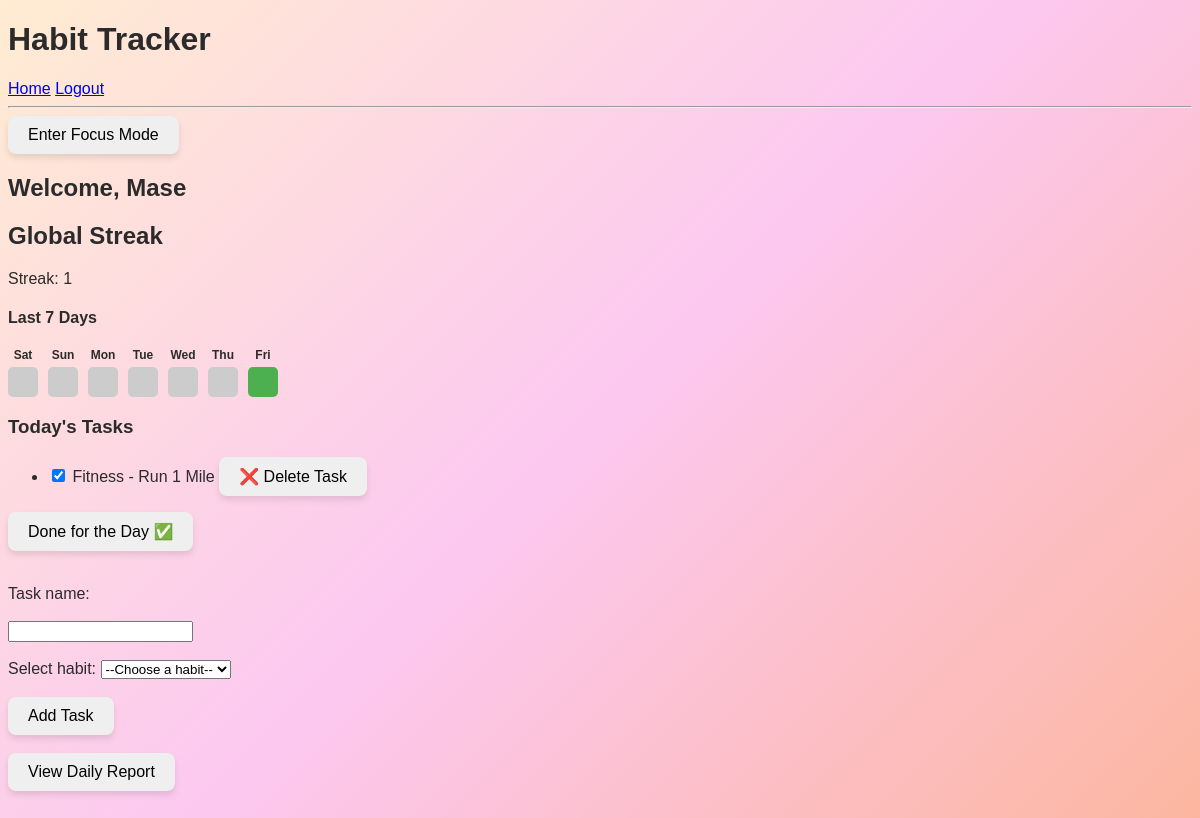
/dashboard/ (signed in), run on the app's committed database.
### tracker/models.py (models this page shows, shortened)
class UserProfile(models.Model):
    DASHBOARD_CHOICES = [
        ("minimal", "Minimal"),
        ("colorful", "Colorful"),
        ("goal", "Goal-Focused"),
    ]
    FOCUS_CHOICES = [
        ("calm", "Calm visuals"),
        ("bright", "Bright colors"),
        ("minimal", "Minimal distractions"),
        ("gentle", "Gentle animations"),
    ]
    WORK_STYLE_CHOICES = [
        ("single", "One task at a time"),
        ("pomodoro", "Short bursts (Pomodoro-style)"),
        ("long", "Long focused sessions"),
        ("free", "No strict structure"),
    ]
    user = models.OneToOneField(User, on_delete=models.CASCADE)
    nickname = models.CharField(max_length=50)
    selected_categories = models.CharField(max_length=200, blank=False, default="")
    dashboard_style = models.CharField(
        max_length=50,
        choices=DASHBOARD_CHOICES,
        default="minimal",
        blank=False
    )
    focus_preference = models.CharField(
        max_length=50,
        choices=FOCUS_CHOICES,
        default="calm",
        blank=False
    )
    work_style = models.CharField(
        max_length=50,
        choices=WORK_STYLE_CHOICES,
        default="one_task",
        blank=False
    )
    num_habits = models.PositiveIntegerField(default=3)
    streak = models.PositiveIntegerField(default=0)
    last_completed_day = models.DateField(null=True, blank=True)

class TaskLog(models.Model):
    user = models.ForeignKey(User, on_delete=models.CASCADE)
    task = models.ForeignKey('Task', on_delete=models.CASCADE)
    completed = models.BooleanField(default=False)
    duration = models.PositiveIntegerField(null=True, blank=True) # minutes
    date = models.DateField(default=timezone.now)

class Task(models.Model):
    name = models.CharField(max_length=100) # Name of the task
    habit = models.ForeignKey(Habit, on_delete=models.CASCADE) # Link task to a habit
    user = models.ForeignKey(User, on_delete=models.CASCADE) # link task to a user
    duration = models.PositiveIntegerField(null=True, blank=True) # Optional duration in minutes
    notes = models.TextField(blank=True, null=True) # Optional notes

class Habit(models.Model):
    name = models.CharField(max_length=100) # Name of the habit
    category = models.ForeignKey(Category, on_delete=models.CASCADE) # Link habit to a category
    user = models.ForeignKey(User, on_delete=models.CASCADE) # link habit to a user
    description = models.TextField(blank=True, null=True) # Optional description

### tracker/views.py (the view, shortened to what this page needs)
# urls.py: path("dashboard/", views.dashboard, name="dashboard"),
@login_required
def dashboard(request):
    try:
        profile = request.user.userprofile
    except UserProfile.DoesNotExist:
        profile = None
    goal_category = request.session.get("goal_category")
    if profile and profile.dashboard_style == "goal":
        if not goal_category:
            return redirect("select_goal_category")
    if profile and profile.dashboard_style == "goal" and goal_category:
        user_habits = Habit.objects.filter(
            user=request.user,
            category__name__iexact=goal_category
        )
    else:
        user_habits = Habit.objects.filter(user=request.user)
    today = timezone.now().date()
    logs = TaskLog.objects.none()
    task_logs = TaskLog.objects.none()
    weekly_data = []
    goal_category = request.session.get("goal_category")
    if profile:
        if profile.selected_categories:
            categories_list = profile.selected_categories.split(",")
        else:
            categories_list = []
        show_change_goal_btn = (
            profile.dashboard_style == "goal"
            and len(categories_list) > 1
        )
        if profile.dashboard_style == "goal" and not goal_category:
            return redirect("select_goal_category")
        if not goal_category and categories_list:
            goal_category = categories_list[0]
    else:
        categories_list = []
        show_change_goal_btn = False
    for i in range(6, -1, -1): # 6 days ago -> today
        day = today - timedelta(days=i)
        if profile and profile.dashboard_style == "goal" and goal_category:
            logs = TaskLog.objects.filter(
                user=request.user,
                date=day,
                task__habit__category__name__iexact=goal_category
            )
        else:
            logs = TaskLog.objects.filter(
                user=request.user,
                date=day,
            )
        total_tasks = logs.count()
        completed_tasks = logs.filter(completed=True).count()
        if total_tasks == 0:
            status = "none" # no tasks at all
        elif completed_tasks == 0:
            status = "none" # tasks exist, none completed
        elif completed_tasks == total_tasks:
            status = "complete" # all tasks complete
        else:
            status = "partial" # some tasks complete
        weekly_data.append({
            "date": day,
            "day_label": day.strftime("%a"), # Mon, Tue, Wed
            "status": status,
            "total": total_tasks,
            "completed": completed_tasks,
        })
    if profile and profile.dashboard_style == "goal" and goal_category:
        task_logs = TaskLog.objects.filter(
            user=request.user,
            date=today,
            task__habit__category__name__iexact=goal_category
        )
    else:
        task_logs = TaskLog.objects.filter(
            user=request.user,
            date=today
        )
    print("ACTIVE CATEGORY:", goal_category)
    for log in task_logs:
        print(log.task.name, "-", log.task.habit.category.name)
    return render(request, "tracker/dashboard.html", {
        "profile": profile,
        "task_logs": task_logs,
        "user_habits": user_habits,
        "weekly_data": weekly_data,
        "goal_category": goal_category,
        "categories_list": categories_list,
        "show_change_goal_btn": show_change_goal_btn,
    })

### tracker/templates/tracker/dashboard.html (shortened to what this page needs)
{% extends "tracker/base.html" %}
{% load static %}
{% block content %}
<form id="mood-env-form">
    <button type="button" id="mood-env-btn">Enter Focus Mode</button>
</form>
<div id="main-dashboard-content">
    <h2>Welcome,
        {% if profile and profile.nickname %}
            {{ profile.nickname }}
        {% else %}
            {{ user.username }}
        {% endif %}
    </h2>
    <div id="streak-container">
        <h2>Global Streak</h2>
        {% if profile %}
            <label>Streak: <span id="streak-count">{{ profile.streak }}</span></label>
        {% else %}
            <p>Streak info not available yet.</p>
        {% endif %}
    </div>
    <h4>Last 7 Days</h4>
    <div class="weekly-calendar">
        {% for day in weekly_data %}
            <div class="day-container">
                <div class="day-label">{{ day.day_label }}</div>
                <div class="day-box {{ day.status }}"></div>
            </div>
        {% endfor %}
    </div>
    <h3>Today's Tasks</h3>
    <ul>
        {% for log in task_logs %}
        <li>
            <input type="checkbox"
                    class="task-checkbox"
                    data-task-log-id="{{ log.id }}"
                    {% if log.completed %}checked{% endif %}>
            {{ log.task.habit.name }} - {{ log.task.name }}
            <form method="POST" action="{% url 'delete_task' log.task.id %}" style="display:inline;">
                <button type="submit" class="delete-btn"> ❌ Delete Task</button>
            </form>
        </li>
        {% empty %}
        <li>No tasks for today!</li>
        {% endfor %}
    </ul>
    <button id="done-day-btn" type="button">
        Done for the Day ✅
    </button>
    <br>
    <form method="POST">
        <label>Task name:</label><br>
        <br>
        <input type="text" name="task_name" required><br><br>
        <label>Select habit:</label>
        <select name="habit_id" required>
            <option value="">--Choose a habit--</option>
        </select><br><br>
        <button type="submit" name="add_task">Add Task</button>
    </form>
    <br>
    <button id="daily-report-btn">View Daily Report</button>
</div>
{% endblock %}

### tracker/static/tracker/style.css (style rules this page uses)
.weekly-calendar { display: flex; gap: 10px; margin-top: 10px; }
.day-container { display: flex; flex-direction: column; align-items: center; }
.day-label { font-size: 12px; font-weight: bold; margin-bottom: 5px; }
.day-box { width: 30px; height: 30px; border-radius: 5px; background-color: #ccc; transition: background-color 0.3s; }
.day-box.complete { background-color: #4CAF50; }
.day-box.none { background-color: #ccc; }
button { padding: 10px 20px; font-size: 16px; border: none; border-radius: 8px; cursor: pointer; transition: all 0.2s ease; box-shadow: 0 4px 6px rgba(0,0,0,0.1); }

### tracker/static/tracker/dashboard.css (style rules this page uses)
.dashboard { min-height: 100vh; }
.dashboard.colorful { background: linear-gradient(135deg, #ffecd2, #fcc8f0, #fcb69f); color: #2b2b2b; font-family: 'Comic Sans MS', cursive, sans-serif; animation: gradientShift 15s ease infinite; }

### data on the page
UserProfile: nickname "Mase", streak "1"
TaskLog: completed "☑", task.habit.name "Fitness", task.name "Run 1 Mile"

### other printed values
{{ day.day_label }} "Sat" "Sun" "Mon" "Tue" "Wed" "Thu" "Fri"
